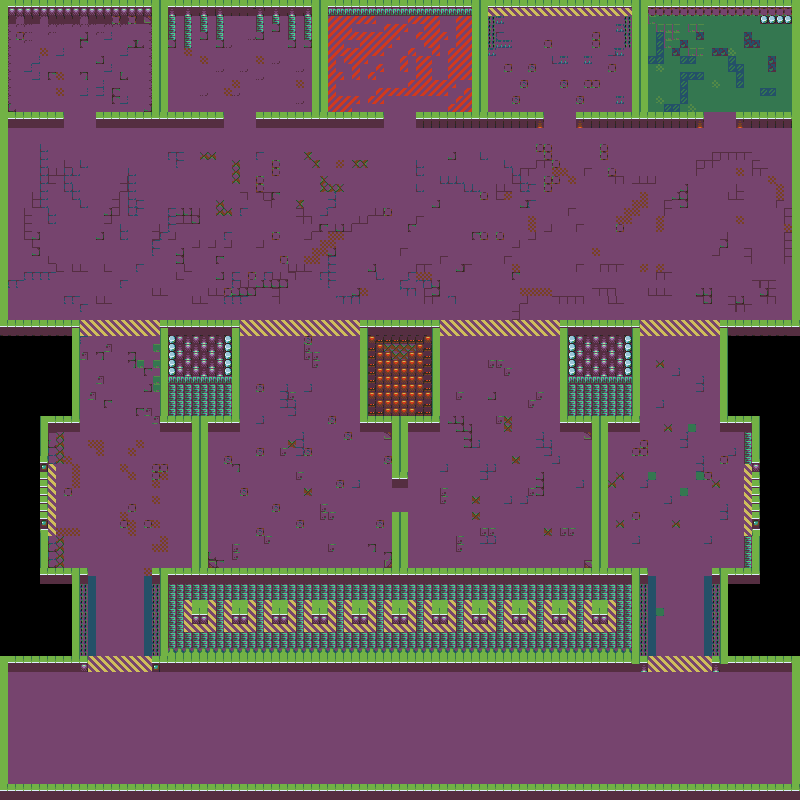

A 2D game scene composited from a Tiled map and its tileset images. What follows is a short description and the map's XML, with each tile layer's data collapsed to a summary:
An orthogonal 100x100 tile map with 8x8 px tiles, 3 tile layers (Ground, Platforms, Doors).

<map version="1.4" tiledversion="1.4.3" orientation="orthogonal" renderorder="right-down" width="100" height="100" tilewidth="8" tileheight="8" infinite="0" nextlayerid="4" nextobjectid="1">
 <editorsettings>
  <export target="mainMap.json" format="json" />
 </editorsettings>
 <tileset firstgid="1" name="testTileset" tilewidth="8" tileheight="8" tilecount="120" columns="8">
  <image source="../Itch release raw tileset.png" width="64" height="120" />
  <terraintypes>
   <terrain name="Ground" tile="5" />
  </terraintypes>
  <tile id="4" terrain="0,0,0,0" />
  <tile id="13" terrain="0,0,0,0" />
  <tile id="15" terrain="0,0,0,0" />
  <tile id="19" terrain="0,0,0,0" />
  <tile id="63" terrain="0,0,," />
 </tileset>
 <layer id="3" name="Ground" width="100" height="100">
  <data>[10000 cells, 8766 non-empty, 30 distinct tile ids]</data>
 </layer>
 <layer id="1" name="Platforms" width="100" height="100">
  <data>[10000 cells, 2278 non-empty, 19 distinct tile ids]</data>
 </layer>
 <layer id="2" name="Doors" width="100" height="100">
  <data>[10000 cells, 16 non-empty, 2 distinct tile ids]</data>
 </layer>
</map>
